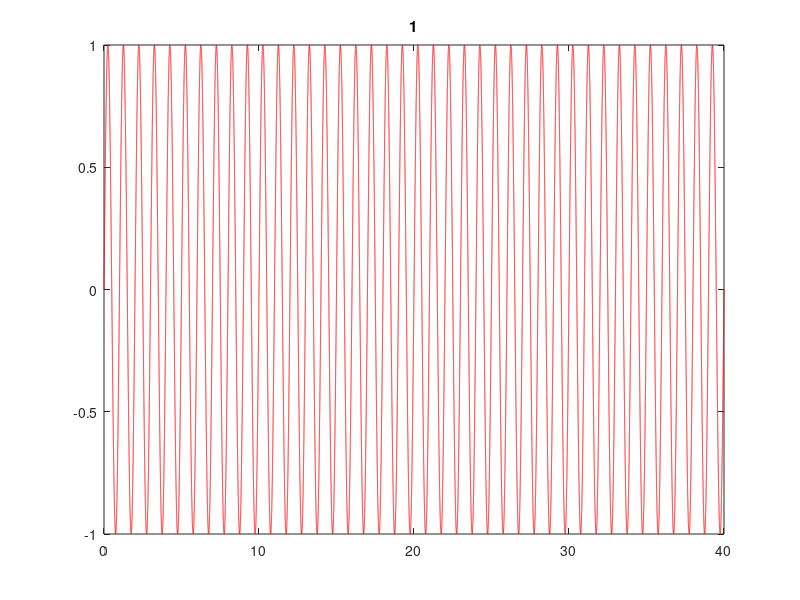
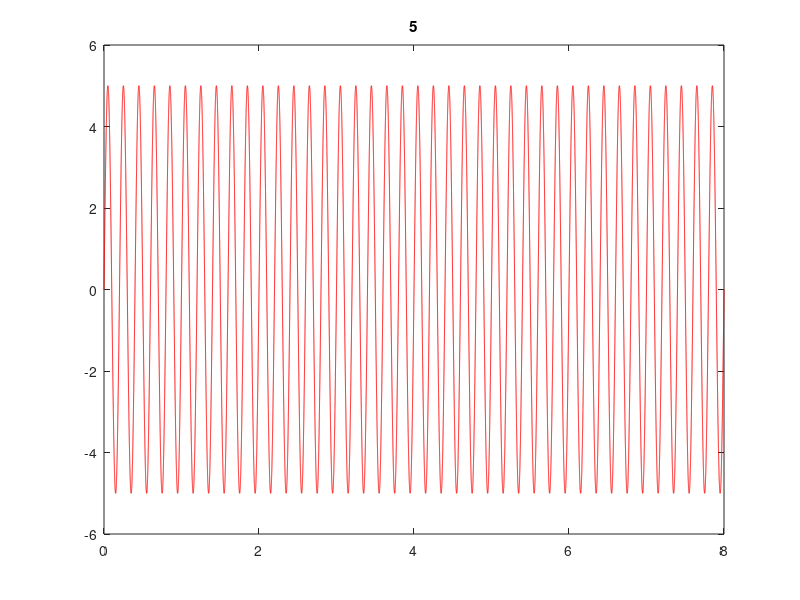
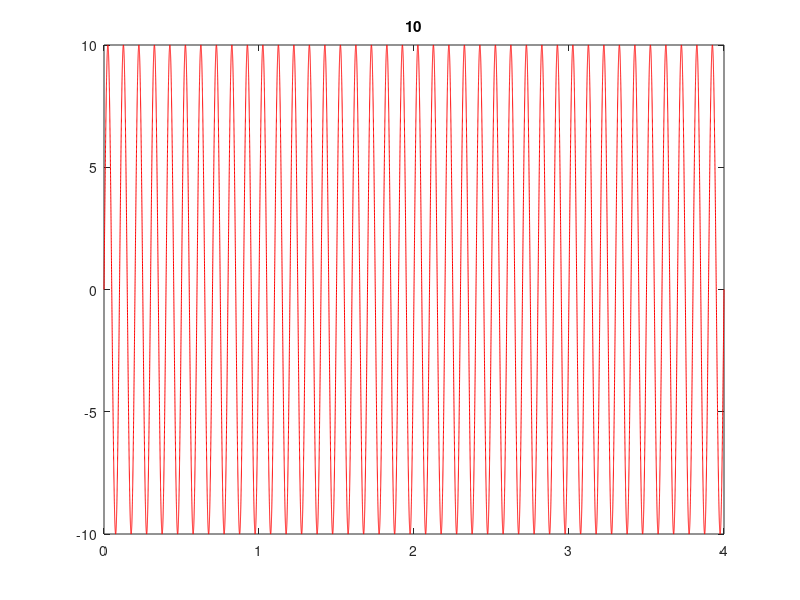
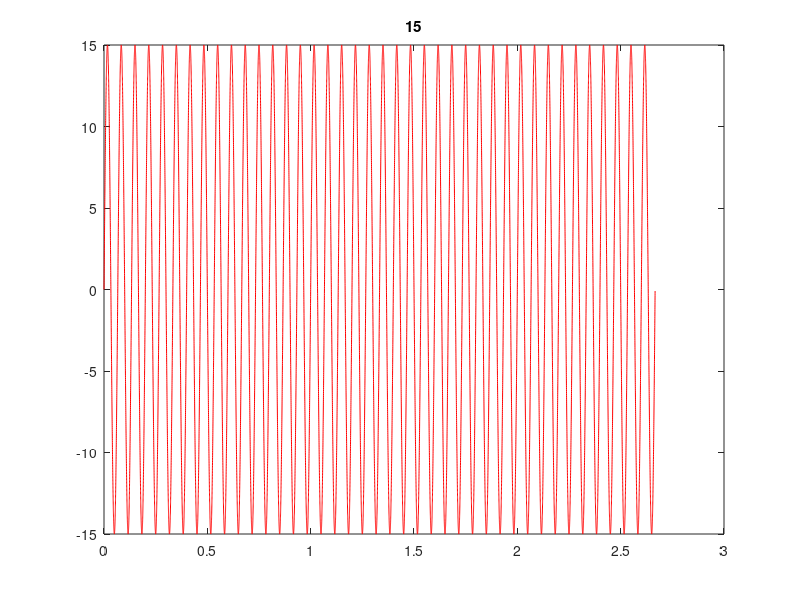

The MATLAB source for these figures, in order:
f=(0:5:150)
f = [ ]
f(1) = 1

for f=(0:5:150)
    if f==0
        f=1;
    end
    N = 10000*40*(1/f); %400,000
    T=40/f
    t= 0:(40*(1/f))/N:(40*(1/f));
    figure
    plot(t,f*sin(2*pi*f*t),'r');
    str=sprintf('sine wave with frequency of %d',f); 
    title(f)
    t_100 = T/N:T/N:0.1
    Sine_100 = zeros(length(t_100),1)

    hold on
    
end

T=40/f
N=40*(10000/f) %400,000
t_100 = T/N:T/N:0.1
Sine_100 = zeros(length(t_100),1)









